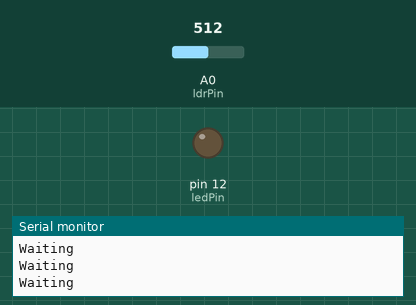
This sketch was run on a simulated Arduino Uno, built with avr-gcc and run on an emulated ATmega328P. On the bench: output pins drawn as LEDs (lit = HIGH), the last lines printed to the serial monitor. Inputs (shaded band) come from the test bench; at power-on: A0 (ldrPin) = 512.

Above: at 1.2 s.
1.3 s: A0 (ldrPin) set to 11
2.8 s: A0 (ldrPin) set to 8
At 3.1 s:
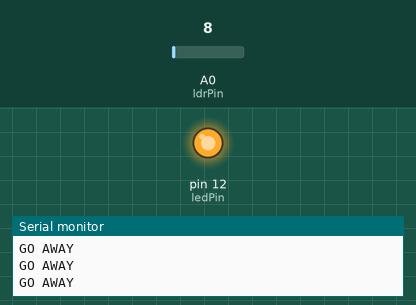
4.3 s: A0 (ldrPin) set to 122
At 5.5 s:
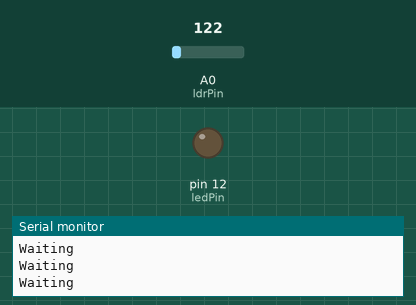
5.8 s: A0 (ldrPin) set to 0
At 6.8 s:
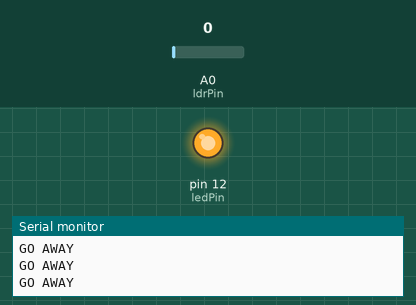
Timing chart, 0 to 8.3 s (numbered marks = the images above; inputs shaded):
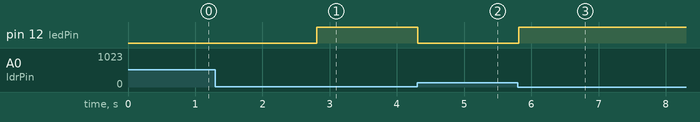

The sketch:

Aishwarya_B_snack_attack.ino
```cpp
const int ledPin = 12;
const int ldrPin = A0;

void setup() {
  Serial.begin(9600);
  pinMode(ledPin, OUTPUT);
}

void loop() {
  int ldrStatus = analogRead(ldrPin);
  if(ldrStatus < 10) {
    digitalWrite(ledPin, HIGH);
    Serial.println("GO AWAY");
  }
  else {
    digitalWrite(ledPin, LOW);
    Serial.println("Waiting");
  }
     delay(100);
}
```

Measured:
- the behaviour switches between 10 and 9 on A0 (ldrPin) (found by bisection; images 0 and 1)
- after the input at 2.8 s, pin 12 (ledPin): LOW → HIGH at once
- after the input at 4.3 s, pin 12 (ledPin): HIGH → LOW at once
- after the input at 5.8 s, pin 12 (ledPin): LOW → HIGH at once
